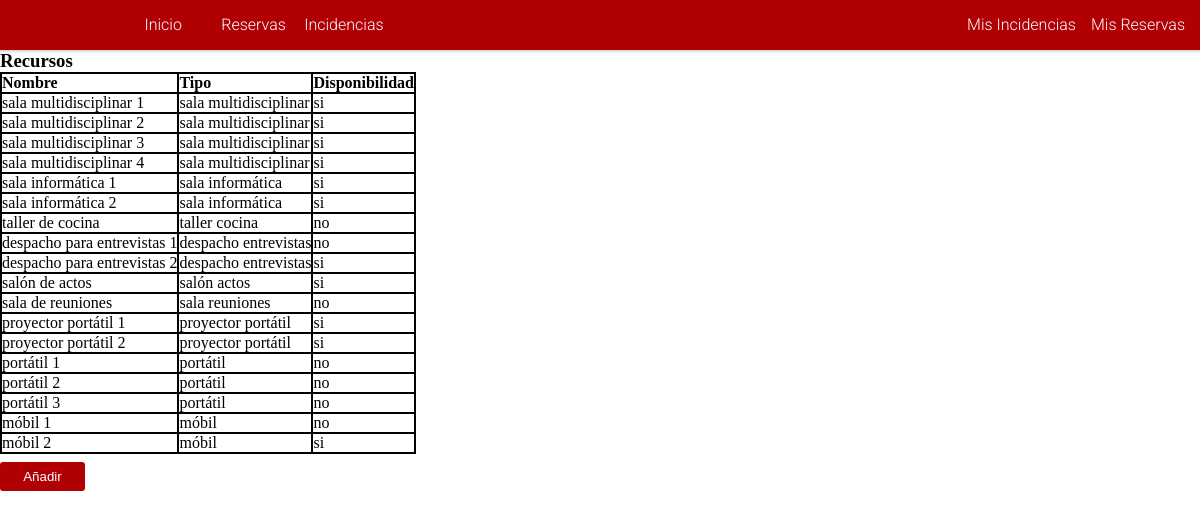
The page /PaginaWeb/index.php on the database its author committed.
### tables this page shows
CREATE TABLE IF NOT EXISTS `tbl_recurso` (
`id_recurso` int(11) NOT NULL AUTO_INCREMENT,
`nombre_recurso` varchar(100) DEFAULT NULL,
`tipo_recurso` ENUM('sala multidisciplinar', 'sala informática', 'taller cocina', 'despacho entrevistas', "salón actos", 'sala reuniones', 'proyector portátil', 'portátil', 'móbil') DEFAULT NULL,
`disp_recurso` ENUM('si', 'no') DEFAULT NULL,
PRIMARY KEY (`id_recurso`)
);

### PaginaWeb/assets/php/recursos.php (the view, shortened to what this page needs)
<article>
	<h1>Recursos</h1>
	<?php
		$consulta=mysqli_query($link, "SELECT * FROM tbl_recurso ORDER BY id_recurso");
		echo "<div class='tabla'>";
			if(mysqli_num_rows($consulta)>0) {
				echo "<div class='fila encabezado'>";
					echo "<div class='columna'>Nombre</div>";
					echo "<div class='columna'>Tipo</div>";
					echo "<div class='columna'>Disponibilidad</div>";
				echo "</div>";
				while($array = mysqli_fetch_array($consulta)) {
					$nombre = $array['nombre_recurso'];
					$tipo = $array['tipo_recurso'];
					$disponible=$array['disp_recurso'];
					echo "<div class='fila'>";
						echo "<div class='columna'>$nombre</div>";
						echo "<div class='columna'>$tipo</div>";
						echo "<div class='columna'>$disponible</div>";
					echo "</div>";
				}
			}
		echo "</div>";
	?>
	<a href="#mostrarAñadirRecurso"><input class="añadir-lista" type="button" value="Añadir"></a>
</article>

### PaginaWeb/assets/css/estilos.css (style rules this page uses)
* { margin: 0; padding: 0; list-style: none; text-decoration: none; border: none; outline: none; box-sizing: border-box; }
body { margin-top: 50px; }

### PaginaWeb/assets/css/formulariosBotones.css (style rules this page uses)
input[type="button"] { padding: 7px; color: #fff; background: #b10004; width: 85px; margin-top: 8px; margin-bottom: 8px; border: 0; border-radius: 3px; cursor: pointer; }

### PaginaWeb/assets/css/tablas.css (style rules this page uses)
div.tabla { display: table; border: 1px solid black; }
div.fila { display: table-row; border: 1px solid black; }
div.columna { display: table-cell; border: 1px solid black; }
div.encabezado { font-weight: bold; }

### PaginaWeb/assets/css/menu.css (style rules this page uses)
* { margin: 0; padding: 0; box-sizing: border-box; }

### rows shown on the page
tbl_recurso: nombre_recurso "sala multidisciplinar 1", tipo_recurso "sala multidisciplinar", disp_recurso "si"
tbl_recurso: nombre_recurso "sala multidisciplinar 2", tipo_recurso "sala multidisciplinar", disp_recurso "si"
tbl_recurso: nombre_recurso "sala multidisciplinar 3", tipo_recurso "sala multidisciplinar", disp_recurso "si"
tbl_recurso: nombre_recurso "sala multidisciplinar 4", tipo_recurso "sala multidisciplinar", disp_recurso "si"
tbl_recurso: nombre_recurso "sala informática 1", tipo_recurso "sala informática", disp_recurso "si"
tbl_recurso: nombre_recurso "sala informática 2", tipo_recurso "sala informática", disp_recurso "si"
tbl_recurso: nombre_recurso "taller de cocina", tipo_recurso "taller cocina", disp_recurso "no"
tbl_recurso: nombre_recurso "despacho para entrevistas 1", tipo_recurso "despacho entrevistas", disp_recurso "no"
tbl_recurso: nombre_recurso "despacho para entrevistas 2", tipo_recurso "despacho entrevistas", disp_recurso "si"
tbl_recurso: nombre_recurso "salón de actos", tipo_recurso "salón actos", disp_recurso "si"
tbl_recurso: nombre_recurso "sala de reuniones", tipo_recurso "sala reuniones", disp_recurso "no"
tbl_recurso: nombre_recurso "proyector portátil 1", tipo_recurso "proyector portátil", disp_recurso "si"
tbl_recurso: nombre_recurso "proyector portátil 2", tipo_recurso "proyector portátil", disp_recurso "si"
tbl_recurso: nombre_recurso "portátil 1", tipo_recurso "portátil", disp_recurso "no"
tbl_recurso: nombre_recurso "portátil 2", tipo_recurso "portátil", disp_recurso "no"
tbl_recurso: nombre_recurso "portátil 3", tipo_recurso "portátil", disp_recurso "no"
tbl_recurso: nombre_recurso "móbil 1", tipo_recurso "móbil", disp_recurso "no"
tbl_recurso: nombre_recurso "móbil 2", tipo_recurso "móbil", disp_recurso "si"
